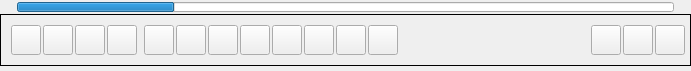
<?xml version="1.0" encoding="UTF-8"?>
<ui version="4.0">
 <class>BottomBarWidgetClass</class>
 <widget class="QWidget" name="BottomBarWidgetClass">
  <property name="geometry">
   <rect>
    <x>0</x>
    <y>0</y>
    <width>691</width>
    <height>71</height>
   </rect>
  </property>
  <property name="sizePolicy">
   <sizepolicy hsizetype="Expanding" vsizetype="Minimum">
    <horstretch>0</horstretch>
    <verstretch>0</verstretch>
   </sizepolicy>
  </property>
  <property name="minimumSize">
   <size>
    <width>0</width>
    <height>0</height>
   </size>
  </property>
  <property name="maximumSize">
   <size>
    <width>16777215</width>
    <height>16777215</height>
   </size>
  </property>
  <property name="windowTitle">
   <string notr="true">Form</string>
  </property>
  <property name="windowOpacity">
   <double>9.000000000000000</double>
  </property>
  <property name="styleSheet">
   <string notr="true"/>
  </property>
  <layout class="QVBoxLayout" name="verticalLayout">
   <property name="spacing">
    <number>0</number>
   </property>
   <property name="leftMargin">
    <number>0</number>
   </property>
   <property name="topMargin">
    <number>0</number>
   </property>
   <property name="rightMargin">
    <number>0</number>
   </property>
   <property name="bottomMargin">
    <number>5</number>
   </property>
   <item>
    <widget class="QFrame" name="m_PlayProgressFrame">
     <property name="sizePolicy">
      <sizepolicy hsizetype="Expanding" vsizetype="Preferred">
       <horstretch>0</horstretch>
       <verstretch>0</verstretch>
      </sizepolicy>
     </property>
     <property name="maximumSize">
      <size>
       <width>16777215</width>
       <height>20</height>
      </size>
     </property>
     <property name="lineWidth">
      <number>0</number>
     </property>
     <layout class="QHBoxLayout" name="horizontalLayout">
      <property name="spacing">
       <number>5</number>
      </property>
      <property name="leftMargin">
       <number>5</number>
      </property>
      <property name="topMargin">
       <number>0</number>
      </property>
      <property name="rightMargin">
       <number>5</number>
      </property>
      <property name="bottomMargin">
       <number>0</number>
      </property>
      <item>
       <widget class="QLabel" name="m_PlayCurentTime">
        <property name="sizePolicy">
         <sizepolicy hsizetype="Preferred" vsizetype="Maximum">
          <horstretch>0</horstretch>
          <verstretch>0</verstretch>
         </sizepolicy>
        </property>
        <property name="maximumSize">
         <size>
          <width>16777215</width>
          <height>20</height>
         </size>
        </property>
        <property name="text">
         <string notr="true"/>
        </property>
       </widget>
      </item>
      <item>
       <widget class="QProgressBar" name="m_PlayProgressBar">
        <property name="maximumSize">
         <size>
          <width>16777215</width>
          <height>10</height>
         </size>
        </property>
        <property name="value">
         <number>24</number>
        </property>
        <property name="textVisible">
         <bool>false</bool>
        </property>
       </widget>
      </item>
      <item>
       <widget class="QLabel" name="m_PlayTotalTime">
        <property name="sizePolicy">
         <sizepolicy hsizetype="Preferred" vsizetype="Maximum">
          <horstretch>0</horstretch>
          <verstretch>0</verstretch>
         </sizepolicy>
        </property>
        <property name="maximumSize">
         <size>
          <width>16777215</width>
          <height>20</height>
         </size>
        </property>
        <property name="text">
         <string notr="true"/>
        </property>
       </widget>
      </item>
     </layout>
    </widget>
   </item>
   <item>
    <widget class="QFrame" name="BottomBarFrame">
     <property name="sizePolicy">
      <sizepolicy hsizetype="Expanding" vsizetype="Minimum">
       <horstretch>0</horstretch>
       <verstretch>34</verstretch>
      </sizepolicy>
     </property>
     <property name="minimumSize">
      <size>
       <width>0</width>
       <height>0</height>
      </size>
     </property>
     <property name="maximumSize">
      <size>
       <width>16777215</width>
       <height>16777215</height>
      </size>
     </property>
     <property name="frameShape">
      <enum>QFrame::Box</enum>
     </property>
     <layout class="QHBoxLayout" name="horizontalLayout_2">
      <property name="spacing">
       <number>2</number>
      </property>
      <property name="leftMargin">
       <number>5</number>
      </property>
      <property name="topMargin">
       <number>2</number>
      </property>
      <property name="rightMargin">
       <number>5</number>
      </property>
      <property name="bottomMargin">
       <number>2</number>
      </property>
      <item>
       <spacer name="horizontalSpacer">
        <property name="orientation">
         <enum>Qt::Horizontal</enum>
        </property>
        <property name="sizeType">
         <enum>QSizePolicy::Fixed</enum>
        </property>
        <property name="sizeHint" stdset="0">
         <size>
          <width>5</width>
          <height>15</height>
         </size>
        </property>
       </spacer>
      </item>
      <item>
       <widget class="VxPushButton" name="m_MessengerButton">
        <property name="sizePolicy">
         <sizepolicy hsizetype="Fixed" vsizetype="Fixed">
          <horstretch>0</horstretch>
          <verstretch>0</verstretch>
         </sizepolicy>
        </property>
        <property name="minimumSize">
         <size>
          <width>30</width>
          <height>30</height>
         </size>
        </property>
        <property name="maximumSize">
         <size>
          <width>30</width>
          <height>30</height>
         </size>
        </property>
        <property name="font">
         <font>
          <pointsize>10</pointsize>
          <bold>true</bold>
         </font>
        </property>
        <property name="text">
         <string/>
        </property>
       </widget>
      </item>
      <item>
       <widget class="VxPushButton" name="m_GroupHostButton">
        <property name="sizePolicy">
         <sizepolicy hsizetype="Fixed" vsizetype="Fixed">
          <horstretch>0</horstretch>
          <verstretch>0</verstretch>
         </sizepolicy>
        </property>
        <property name="minimumSize">
         <size>
          <width>30</width>
          <height>30</height>
         </size>
        </property>
        <property name="maximumSize">
         <size>
          <width>30</width>
          <height>30</height>
         </size>
        </property>
        <property name="font">
         <font>
          <pointsize>10</pointsize>
          <bold>true</bold>
         </font>
        </property>
        <property name="text">
         <string/>
        </property>
       </widget>
      </item>
      <item>
       <widget class="VxPushButton" name="m_ChatRoomButton">
        <property name="minimumSize">
         <size>
          <width>30</width>
          <height>30</height>
         </size>
        </property>
        <property name="maximumSize">
         <size>
          <width>30</width>
          <height>30</height>
         </size>
        </property>
        <property name="text">
         <string/>
        </property>
        <property name="iconSize">
         <size>
          <width>30</width>
          <height>30</height>
         </size>
        </property>
       </widget>
      </item>
      <item>
       <widget class="VxPushButton" name="m_RandomConnectHostButton">
        <property name="sizePolicy">
         <sizepolicy hsizetype="Fixed" vsizetype="Fixed">
          <horstretch>0</horstretch>
          <verstretch>0</verstretch>
         </sizepolicy>
        </property>
        <property name="minimumSize">
         <size>
          <width>30</width>
          <height>30</height>
         </size>
        </property>
        <property name="maximumSize">
         <size>
          <width>30</width>
          <height>30</height>
         </size>
        </property>
        <property name="text">
         <string/>
        </property>
        <property name="iconSize">
         <size>
          <width>30</width>
          <height>30</height>
         </size>
        </property>
       </widget>
      </item>
      <item>
       <spacer name="horizontalSpacer_3">
        <property name="orientation">
         <enum>Qt::Horizontal</enum>
        </property>
        <property name="sizeType">
         <enum>QSizePolicy::Fixed</enum>
        </property>
        <property name="sizeHint" stdset="0">
         <size>
          <width>5</width>
          <height>20</height>
         </size>
        </property>
       </spacer>
      </item>
      <item>
       <widget class="VxPushButton" name="m_ArrowLeftButton">
        <property name="sizePolicy">
         <sizepolicy hsizetype="Fixed" vsizetype="Fixed">
          <horstretch>0</horstretch>
          <verstretch>0</verstretch>
         </sizepolicy>
        </property>
        <property name="minimumSize">
         <size>
          <width>30</width>
          <height>30</height>
         </size>
        </property>
        <property name="maximumSize">
         <size>
          <width>30</width>
          <height>30</height>
         </size>
        </property>
        <property name="font">
         <font>
          <pointsize>10</pointsize>
          <bold>true</bold>
         </font>
        </property>
        <property name="text">
         <string/>
        </property>
       </widget>
      </item>
      <item>
       <widget class="VxPushButton" name="m_30SecBackButton">
        <property name="sizePolicy">
         <sizepolicy hsizetype="Fixed" vsizetype="Fixed">
          <horstretch>0</horstretch>
          <verstretch>0</verstretch>
         </sizepolicy>
        </property>
        <property name="minimumSize">
         <size>
          <width>30</width>
          <height>30</height>
         </size>
        </property>
        <property name="maximumSize">
         <size>
          <width>30</width>
          <height>30</height>
         </size>
        </property>
        <property name="font">
         <font>
          <pointsize>10</pointsize>
          <bold>true</bold>
         </font>
        </property>
        <property name="text">
         <string/>
        </property>
       </widget>
      </item>
      <item>
       <widget class="VxPushButton" name="m_MediaPlayButton">
        <property name="minimumSize">
         <size>
          <width>30</width>
          <height>30</height>
         </size>
        </property>
        <property name="maximumSize">
         <size>
          <width>30</width>
          <height>30</height>
         </size>
        </property>
        <property name="text">
         <string/>
        </property>
        <property name="iconSize">
         <size>
          <width>30</width>
          <height>30</height>
         </size>
        </property>
       </widget>
      </item>
      <item>
       <widget class="VxPushButton" name="m_MediaTrashButton">
        <property name="sizePolicy">
         <sizepolicy hsizetype="Fixed" vsizetype="Fixed">
          <horstretch>0</horstretch>
          <verstretch>0</verstretch>
         </sizepolicy>
        </property>
        <property name="minimumSize">
         <size>
          <width>30</width>
          <height>30</height>
         </size>
        </property>
        <property name="maximumSize">
         <size>
          <width>30</width>
          <height>30</height>
         </size>
        </property>
        <property name="text">
         <string/>
        </property>
        <property name="iconSize">
         <size>
          <width>30</width>
          <height>30</height>
         </size>
        </property>
       </widget>
      </item>
      <item>
       <widget class="VxPushButton" name="m_MediaFileShareButton">
        <property name="sizePolicy">
         <sizepolicy hsizetype="Fixed" vsizetype="Fixed">
          <horstretch>0</horstretch>
          <verstretch>0</verstretch>
         </sizepolicy>
        </property>
        <property name="minimumSize">
         <size>
          <width>30</width>
          <height>30</height>
         </size>
        </property>
        <property name="maximumSize">
         <size>
          <width>30</width>
          <height>30</height>
         </size>
        </property>
        <property name="text">
         <string/>
        </property>
        <property name="iconSize">
         <size>
          <width>30</width>
          <height>30</height>
         </size>
        </property>
       </widget>
      </item>
      <item>
       <widget class="VxPushButton" name="m_MediaLibraryButton">
        <property name="sizePolicy">
         <sizepolicy hsizetype="Fixed" vsizetype="Fixed">
          <horstretch>0</horstretch>
          <verstretch>0</verstretch>
         </sizepolicy>
        </property>
        <property name="minimumSize">
         <size>
          <width>30</width>
          <height>30</height>
         </size>
        </property>
        <property name="maximumSize">
         <size>
          <width>30</width>
          <height>30</height>
         </size>
        </property>
        <property name="text">
         <string/>
        </property>
        <property name="iconSize">
         <size>
          <width>30</width>
          <height>30</height>
         </size>
        </property>
       </widget>
      </item>
      <item>
       <widget class="VxPushButton" name="m_30SecForwardButton">
        <property name="sizePolicy">
         <sizepolicy hsizetype="Fixed" vsizetype="Fixed">
          <horstretch>0</horstretch>
          <verstretch>0</verstretch>
         </sizepolicy>
        </property>
        <property name="minimumSize">
         <size>
          <width>30</width>
          <height>30</height>
         </size>
        </property>
        <property name="maximumSize">
         <size>
          <width>30</width>
          <height>30</height>
         </size>
        </property>
        <property name="text">
         <string/>
        </property>
        <property name="iconSize">
         <size>
          <width>30</width>
          <height>30</height>
         </size>
        </property>
       </widget>
      </item>
      <item>
       <widget class="VxPushButton" name="m_ArrowRightButton">
        <property name="sizePolicy">
         <sizepolicy hsizetype="Fixed" vsizetype="Fixed">
          <horstretch>0</horstretch>
          <verstretch>0</verstretch>
         </sizepolicy>
        </property>
        <property name="minimumSize">
         <size>
          <width>30</width>
          <height>30</height>
         </size>
        </property>
        <property name="maximumSize">
         <size>
          <width>30</width>
          <height>30</height>
         </size>
        </property>
        <property name="text">
         <string/>
        </property>
        <property name="iconSize">
         <size>
          <width>30</width>
          <height>30</height>
         </size>
        </property>
       </widget>
      </item>
      <item>
       <spacer name="horizontalSpacer_2">
        <property name="orientation">
         <enum>Qt::Horizontal</enum>
        </property>
        <property name="sizeHint" stdset="0">
         <size>
          <width>39</width>
          <height>20</height>
         </size>
        </property>
       </spacer>
      </item>
      <item>
       <widget class="VxPushButton" name="m_MediaRepeatButton">
        <property name="sizePolicy">
         <sizepolicy hsizetype="Fixed" vsizetype="Fixed">
          <horstretch>0</horstretch>
          <verstretch>0</verstretch>
         </sizepolicy>
        </property>
        <property name="minimumSize">
         <size>
          <width>30</width>
          <height>30</height>
         </size>
        </property>
        <property name="maximumSize">
         <size>
          <width>30</width>
          <height>30</height>
         </size>
        </property>
        <property name="text">
         <string/>
        </property>
        <property name="iconSize">
         <size>
          <width>30</width>
          <height>30</height>
         </size>
        </property>
       </widget>
      </item>
      <item>
       <widget class="VxMenuButtonBottom" name="m_MenuBottomButton">
        <property name="sizePolicy">
         <sizepolicy hsizetype="Fixed" vsizetype="Fixed">
          <horstretch>0</horstretch>
          <verstretch>0</verstretch>
         </sizepolicy>
        </property>
        <property name="minimumSize">
         <size>
          <width>30</width>
          <height>30</height>
         </size>
        </property>
        <property name="maximumSize">
         <size>
          <width>30</width>
          <height>30</height>
         </size>
        </property>
        <property name="font">
         <font>
          <pointsize>10</pointsize>
          <bold>true</bold>
         </font>
        </property>
        <property name="text">
         <string/>
        </property>
       </widget>
      </item>
      <item>
       <widget class="VxPushButton" name="m_ExpandButton">
        <property name="sizePolicy">
         <sizepolicy hsizetype="Fixed" vsizetype="Fixed">
          <horstretch>0</horstretch>
          <verstretch>0</verstretch>
         </sizepolicy>
        </property>
        <property name="minimumSize">
         <size>
          <width>30</width>
          <height>30</height>
         </size>
        </property>
        <property name="maximumSize">
         <size>
          <width>30</width>
          <height>30</height>
         </size>
        </property>
        <property name="font">
         <font>
          <pointsize>10</pointsize>
          <bold>true</bold>
         </font>
        </property>
        <property name="text">
         <string/>
        </property>
       </widget>
      </item>
     </layout>
    </widget>
   </item>
  </layout>
 </widget>
 <customwidgets>
  <customwidget>
   <class>VxPushButton</class>
   <extends>QPushButton</extends>
   <header>VxPushButton.h</header>
  </customwidget>
  <customwidget>
   <class>VxMenuButtonBottom</class>
   <extends>QPushButton</extends>
   <header>VxMenuButtonBottom.h</header>
  </customwidget>
 </customwidgets>
 <resources/>
 <connections/>
</ui>
